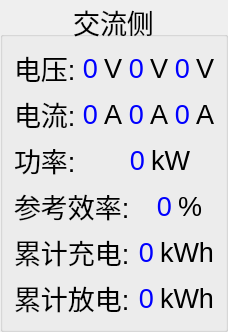
                            <widget class="QGroupBox" name="verticalGroupBox_5">
                             <property name="font">
                              <font>
                               <family>Microsoft YaHei UI</family>
                               <pointsize>20</pointsize>
                               <italic>false</italic>
                               <bold>false</bold>
                              </font>
                             </property>
                             <property name="styleSheet">
                              <string notr="true">font: 20pt &quot;Microsoft YaHei UI&quot;;</string>
                             </property>
                             <property name="title">
                              <string>交流侧</string>
                             </property>
                             <property name="alignment">
                              <set>Qt::AlignCenter</set>
                             </property>
                             <property name="flat">
                              <bool>false</bool>
                             </property>
                             <layout class="QVBoxLayout" name="verticalLayout_16">
                              <item>
                               <layout class="QVBoxLayout" name="verticalLayout">
                                <item>
                                 <layout class="QHBoxLayout" name="horizontalLayout_9">
                                  <item>
                                   <widget class="QLabel" name="label_7">
                                    <property name="focusPolicy">
                                     <enum>Qt::NoFocus</enum>
                                    </property>
                                    <property name="styleSheet">
                                     <string notr="true">font: 20pt &quot;微软雅黑&quot;;</string>
                                    </property>
                                    <property name="text">
                                     <string>电压:</string>
                                    </property>
                                   </widget>
                                  </item>
                                  <item>
                                   <widget class="QLabel" name="label_8">
                                    <property name="focusPolicy">
                                     <enum>Qt::NoFocus</enum>
                                    </property>
                                    <property name="styleSheet">
                                     <string notr="true">font: 20pt &quot;微软雅黑&quot;;
color: rgb(0, 0, 255);</string>
                                    </property>
                                    <property name="text">
                                     <string>0</string>
                                    </property>
                                    <property name="alignment">
                                     <set>Qt::AlignRight|Qt::AlignTrailing|Qt::AlignVCenter</set>
                                    </property>
                                   </widget>
                                  </item>
                                  <item>
                                   <widget class="QLabel" name="label_9">
                                    <property name="focusPolicy">
                                     <enum>Qt::NoFocus</enum>
                                    </property>
                                    <property name="styleSheet">
                                     <string notr="true">font: 20pt &quot;微软雅黑&quot;;</string>
                                    </property>
                                    <property name="text">
                                     <string>V</string>
                                    </property>
                                   </widget>
                                  </item>
                                  <item>
                                   <widget class="QLabel" name="label_11">
                                    <property name="focusPolicy">
                                     <enum>Qt::NoFocus</enum>
                                    </property>
                                    <property name="styleSheet">
                                     <string notr="true">font: 20pt &quot;微软雅黑&quot;;
color: rgb(0, 0, 255);</string>
                                    </property>
                                    <property name="text">
                                     <string>0</string>
                                    </property>
                                    <property name="alignment">
                                     <set>Qt::AlignRight|Qt::AlignTrailing|Qt::AlignVCenter</set>
                                    </property>
                                   </widget>
                                  </item>
                                  <item>
                                   <widget class="QLabel" name="label_10">
                                    <property name="focusPolicy">
                                     <enum>Qt::NoFocus</enum>
                                    </property>
                                    <property name="styleSheet">
                                     <string notr="true">font: 20pt &quot;微软雅黑&quot;;</string>
                                    </property>
                                    <property name="text">
                                     <string>V</string>
                                    </property>
                                   </widget>
                                  </item>
                                  <item>
                                   <widget class="QLabel" name="label_13">
                                    <property name="focusPolicy">
                                     <enum>Qt::NoFocus</enum>
                                    </property>
                                    <property name="styleSheet">
                                     <string notr="true">font: 20pt &quot;微软雅黑&quot;;
color: rgb(0, 0, 255);</string>
                                    </property>
                                    <property name="text">
                                     <string>0</string>
                                    </property>
                                    <property name="alignment">
                                     <set>Qt::AlignRight|Qt::AlignTrailing|Qt::AlignVCenter</set>
                                    </property>
                                   </widget>
                                  </item>
                                  <item>
                                   <widget class="QLabel" name="label_12">
                                    <property name="focusPolicy">
                                     <enum>Qt::NoFocus</enum>
                                    </property>
                                    <property name="styleSheet">
                                     <string notr="true">font: 20pt &quot;微软雅黑&quot;;</string>
                                    </property>
                                    <property name="text">
                                     <string>V</string>
                                    </property>
                                   </widget>
                                  </item>
                                 </layout>
                                </item>
                                <item>
                                 <layout class="QHBoxLayout" name="horizontalLayout_11">
                                  <item>
                                   <widget class="QLabel" name="label_14">
                                    <property name="focusPolicy">
                                     <enum>Qt::NoFocus</enum>
                                    </property>
                                    <property name="styleSheet">
                                     <string notr="true">font: 20pt &quot;微软雅黑&quot;;</string>
                                    </property>
                                    <property name="text">
                                     <string>电流:</string>
                                    </property>
                                   </widget>
                                  </item>
                                  <item>
                                   <widget class="QLabel" name="label_15">
                                    <property name="focusPolicy">
                                     <enum>Qt::NoFocus</enum>
                                    </property>
                                    <property name="styleSheet">
                                     <string notr="true">font: 20pt &quot;微软雅黑&quot;;
color: rgb(0, 0, 255);</string>
                                    </property>
                                    <property name="text">
                                     <string>0</string>
                                    </property>
                                    <property name="alignment">
                                     <set>Qt::AlignRight|Qt::AlignTrailing|Qt::AlignVCenter</set>
                                    </property>
                                   </widget>
                                  </item>
                                  <item>
                                   <widget class="QLabel" name="label_16">
                                    <property name="focusPolicy">
                                     <enum>Qt::NoFocus</enum>
                                    </property>
                                    <property name="styleSheet">
                                     <string notr="true">font: 20pt &quot;微软雅黑&quot;;</string>
                                    </property>
                                    <property name="text">
                                     <string>A</string>
                                    </property>
                                   </widget>
                                  </item>
                                  <item>
                                   <widget class="QLabel" name="label_17">
                                    <property name="focusPolicy">
                                     <enum>Qt::NoFocus</enum>
                                    </property>
                                    <property name="styleSheet">
                                     <string notr="true">font: 20pt &quot;微软雅黑&quot;;
color: rgb(0, 0, 255);</string>
                                    </property>
                                    <property name="text">
                                     <string>0</string>
                                    </property>
                                    <property name="alignment">
                                     <set>Qt::AlignRight|Qt::AlignTrailing|Qt::AlignVCenter</set>
                                    </property>
                                   </widget>
                                  </item>
                                  <item>
                                   <widget class="QLabel" name="label_18">
                                    <property name="focusPolicy">
                                     <enum>Qt::NoFocus</enum>
                                    </property>
                                    <property name="styleSheet">
                                     <string notr="true">font: 20pt &quot;微软雅黑&quot;;</string>
                                    </property>
                                    <property name="text">
                                     <string>A</string>
                                    </property>
                                   </widget>
                                  </item>
                                  <item>
                                   <widget class="QLabel" name="label_19">
                                    <property name="focusPolicy">
                                     <enum>Qt::NoFocus</enum>
                                    </property>
                                    <property name="styleSheet">
                                     <string notr="true">font: 20pt &quot;微软雅黑&quot;;
color: rgb(0, 0, 255);</string>
                                    </property>
                                    <property name="text">
                                     <string>0</string>
                                    </property>
                                    <property name="alignment">
                                     <set>Qt::AlignRight|Qt::AlignTrailing|Qt::AlignVCenter</set>
                                    </property>
                                   </widget>
                                  </item>
                                  <item>
                                   <widget class="QLabel" name="label_20">
                                    <property name="focusPolicy">
                                     <enum>Qt::NoFocus</enum>
                                    </property>
                                    <property name="styleSheet">
                                     <string notr="true">font: 20pt &quot;微软雅黑&quot;;</string>
                                    </property>
                                    <property name="text">
                                     <string>A</string>
                                    </property>
                                   </widget>
                                  </item>
                                 </layout>
                                </item>
                                <item>
                                 <layout class="QHBoxLayout" name="horizontalLayout_28">
                                  <item>
                                   <widget class="QLabel" name="label_21">
                                    <property name="focusPolicy">
                                     <enum>Qt::NoFocus</enum>
                                    </property>
                                    <property name="styleSheet">
                                     <string notr="true">font: 20pt &quot;微软雅黑&quot;;</string>
                                    </property>
                                    <property name="text">
                                     <string>功率:</string>
                                    </property>
                                   </widget>
                                  </item>
                                  <item>
                                   <widget class="QLabel" name="label_22">
                                    <property name="focusPolicy">
                                     <enum>Qt::NoFocus</enum>
                                    </property>
                                    <property name="styleSheet">
                                     <string notr="true">font: 20pt &quot;微软雅黑&quot;;
color: rgb(0, 0, 255);</string>
                                    </property>
                                    <property name="text">
                                     <string>0</string>
                                    </property>
                                    <property name="alignment">
                                     <set>Qt::AlignRight|Qt::AlignTrailing|Qt::AlignVCenter</set>
                                    </property>
                                   </widget>
                                  </item>
                                  <item>
                                   <widget class="QLabel" name="label_23">
                                    <property name="focusPolicy">
                                     <enum>Qt::NoFocus</enum>
                                    </property>
                                    <property name="styleSheet">
                                     <string notr="true">font: 20pt &quot;微软雅黑&quot;;</string>
                                    </property>
                                    <property name="text">
                                     <string>kW</string>
                                    </property>
                                   </widget>
                                  </item>
                                 </layout>
                                </item>
                                <item>
                                 <layout class="QHBoxLayout" name="horizontalLayout_30">
                                  <item>
                                   <widget class="QLabel" name="label_24">
                                    <property name="focusPolicy">
                                     <enum>Qt::NoFocus</enum>
                                    </property>
                                    <property name="styleSheet">
                                     <string notr="true">font: 20pt &quot;微软雅黑&quot;;</string>
                                    </property>
                                    <property name="text">
                                     <string>参考效率:</string>
                                    </property>
                                   </widget>
                                  </item>
                                  <item>
                                   <widget class="QLabel" name="label_25">
                                    <property name="focusPolicy">
                                     <enum>Qt::NoFocus</enum>
                                    </property>
                                    <property name="styleSheet">
                                     <string notr="true">font: 20pt &quot;微软雅黑&quot;;
color: rgb(0, 0, 255);</string>
                                    </property>
                                    <property name="text">
                                     <string>0</string>
                                    </property>
                                    <property name="alignment">
                                     <set>Qt::AlignRight|Qt::AlignTrailing|Qt::AlignVCenter</set>
                                    </property>
                                   </widget>
                                  </item>
                                  <item>
                                   <widget class="QLabel" name="label_26">
                                    <property name="focusPolicy">
                                     <enum>Qt::NoFocus</enum>
                                    </property>
                                    <property name="styleSheet">
                                     <string notr="true">font: 20pt &quot;微软雅黑&quot;;</string>
                                    </property>
                                    <property name="text">
                                     <string>%</string>
                                    </property>
                                   </widget>
                                  </item>
                                 </layout>
                                </item>
                                <item>
                                 <layout class="QHBoxLayout" name="horizontalLayout_31">
                                  <item>
                                   <widget class="QLabel" name="label_27">
                                    <property name="focusPolicy">
                                     <enum>Qt::NoFocus</enum>
                                    </property>
                                    <property name="styleSheet">
                                     <string notr="true">font: 20pt &quot;微软雅黑&quot;;</string>
                                    </property>
                                    <property name="text">
                                     <string>累计充电:</string>
                                    </property>
                                   </widget>
                                  </item>
                                  <item>
                                   <widget class="QLabel" name="label_35">
                                    <property name="focusPolicy">
                                     <enum>Qt::NoFocus</enum>
                                    </property>
                                    <property name="styleSheet">
                                     <string notr="true">font: 20pt &quot;微软雅黑&quot;;
color: rgb(0, 0, 255);</string>
                                    </property>
                                    <property name="text">
                                     <string>0</string>
                                    </property>
                                    <property name="alignment">
                                     <set>Qt::AlignRight|Qt::AlignTrailing|Qt::AlignVCenter</set>
                                    </property>
                                   </widget>
                                  </item>
                                  <item>
                                   <widget class="QLabel" name="label_36">
                                    <property name="focusPolicy">
                                     <enum>Qt::NoFocus</enum>
                                    </property>
                                    <property name="styleSheet">
                                     <string notr="true">font: 20pt &quot;微软雅黑&quot;;</string>
                                    </property>
                                    <property name="text">
                                     <string>kWh</string>
                                    </property>
                                   </widget>
                                  </item>
                                 </layout>
                                </item>
                                <item>
                                 <layout class="QHBoxLayout" name="horizontalLayout_32">
                                  <item>
                                   <widget class="QLabel" name="label_37">
                                    <property name="focusPolicy">
                                     <enum>Qt::NoFocus</enum>
                                    </property>
                                    <property name="styleSheet">
                                     <string notr="true">font: 20pt &quot;微软雅黑&quot;;</string>
                                    </property>
                                    <property name="text">
                                     <string>累计放电:</string>
                                    </property>
                                   </widget>
                                  </item>
                                  <item>
                                   <widget class="QLabel" name="label_38">
                                    <property name="focusPolicy">
                                     <enum>Qt::NoFocus</enum>
                                    </property>
                                    <property name="styleSheet">
                                     <string notr="true">font: 20pt &quot;微软雅黑&quot;;
color: rgb(0, 0, 255);</string>
                                    </property>
                                    <property name="text">
                                     <string>0</string>
                                    </property>
                                    <property name="alignment">
                                     <set>Qt::AlignRight|Qt::AlignTrailing|Qt::AlignVCenter</set>
                                    </property>
                                   </widget>
                                  </item>
                                  <item>
                                   <widget class="QLabel" name="label_39">
                                    <property name="focusPolicy">
                                     <enum>Qt::NoFocus</enum>
                                    </property>
                                    <property name="styleSheet">
                                     <string notr="true">font: 20pt &quot;微软雅黑&quot;;</string>
                                    </property>
                                    <property name="text">
                                     <string>kWh</string>
                                    </property>
                                   </widget>
                                  </item>
                                 </layout>
                                </item>
                               </layout>
                              </item>
                             </layout>
                            </widget>
